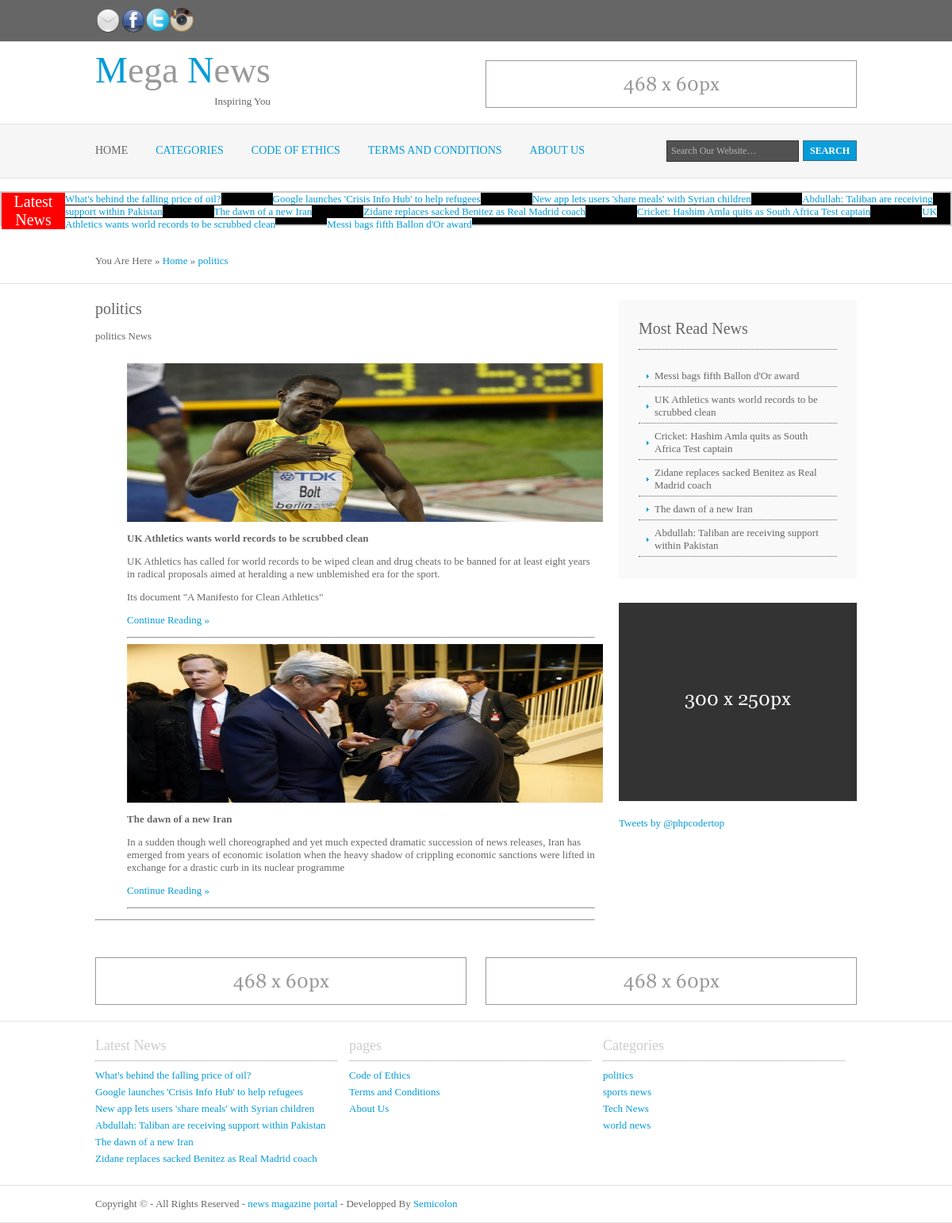
The app's page /home/category/1 with its own data.
### tables this page shows
CREATE TABLE IF NOT EXISTS `pages` (
`id` int(11) NOT NULL,
  `pagetitle` varchar(255) NOT NULL,
  `pagecontent` longtext NOT NULL
);

CREATE TABLE IF NOT EXISTS `news` (
`news_id` int(11) NOT NULL,
  `title` varchar(255) NOT NULL,
  `content` longtext NOT NULL,
  `user_id` int(11) NOT NULL,
  `cat_id` int(11) NOT NULL,
  `image` text NOT NULL,
  `youtube_video` text NOT NULL,
  `dateposted` timestamp NOT NULL DEFAULT CURRENT_TIMESTAMP,
  `visits` int(11) NOT NULL DEFAULT '0'
);

CREATE TABLE IF NOT EXISTS `category` (
`cat_id` int(11) NOT NULL,
  `title` varchar(255) NOT NULL,
  `description` varchar(255) NOT NULL
);

CREATE TABLE IF NOT EXISTS `details` (
  `fb` varchar(255) NOT NULL,
  `tw` varchar(255) NOT NULL,
  `ins` varchar(255) NOT NULL,
  `twitterbox` longtext NOT NULL
);

CREATE TABLE IF NOT EXISTS `settings` (
  `sitename` varchar(255) NOT NULL,
  `sitemail` varchar(255) NOT NULL,
  `description` longtext NOT NULL,
  `keywords` longtext NOT NULL,
  `copyright` text NOT NULL,
  `author` varchar(255) NOT NULL
);

### application/controllers/home.php (called while the page is built, shortened)
<?php
class Home extends CI_Controller {
	public function __construct(){
		$this->load->model('adminModel');
	}
	public function load_view($view,$data)
	{
		$this->load->view('site/header');
		$this->load->view($view,$data);
		$this->load->view('site/footer');
	}
    public function category($catid)
    {
        $this->load->library('pagination');
        $data['total_rows'] = $this->adminModel->numcat_news($catid);
        $config['per_page'] = 10;
        $page = $this->uri->segment(4);
        $data['cat'] = $this->adminModel->getcatwhere($catid);
        $data['mostreadnews'] = $this->adminModel->getmostreadnewsbylimit(6);
        $data['catnews'] = $this->adminModel->getcatnews($catid,$config['per_page'],$page);
        $this->load_view('site/category',$data);
    }
}

### index.php (called while the page is built, shortened)
<?php
require_once BASEPATH.'core/CodeIgniter.php';

### application/models/adminModel.php (called while the page is built, shortened)
<?php
class AdminModel extends CI_Model {
	public function getcat()
	{
		$query = $this->db->get('category');
		return $query->result();
	}
	public function getcatwhere($cat_id)
	{
		$this->db->where('cat_id', $cat_id);
		$query = $this->db->get('category');
		return $query->row();
	}
	public function getsettings()
	{
		$query = $this->db->get('settings');
		return $query->row();
	}
	public function getpages()
	{
		$query = $this->db->get('pages');
		return $query->result();
	}
	public function getnewsbylimit($limit)
	{
		$this->db->order_by('news_id', 'desc');
		$this->db->limit($limit);
		$query = $this->db->get('news');
		return $query->result();
	}
	public function getmostreadnewsbylimit($limit)
	{
		$this->db->order_by('visits', 'desc');
		$this->db->limit($limit);
		$query = $this->db->get('news');
		return $query->result();
	}
	public function getcatnews($cat_id,$limit,$page)
	{
		$this->db->where('cat_id', $cat_id);
		$this->db->limit($limit,$page);
		$query = $this->db->get('news');
		return $query->result();
	}
	public function numcat_news($catid)
	{
		$this->db->where('cat_id', $catid);
		$query = $this->db->get('news');
		return $query->num_rows();
	}
	public function getadds($id)
	{
		$this->db->where('id', $id);
		$query = $this->db->get('ads');
		return $query->row();
	}
	public function getdetails()
	{
		$query = $this->db->get('details');
		return $query->row();
	}
	public function cat_exist($catid)
	{
		$this->db->where('cat_id', $catid);
		$query = $this->db->get('category');
		return $query->num_rows();
	}
}
?>

### application/views/site/category.php (the view, shortened to what this page needs)
<div class="wrapper">
  <div id="breadcrumb">
    <ul>
      <li class="first">You Are Here</li>
      <li>&#187;</li>
      <li><a href="<?php echo base_url(); ?>">Home</a></li>
      <li>&#187;</li>
      <li><a href="<?php echo base_url(); ?>home/category/<?php echo $cat->cat_id; ?>"><?php echo $cat->title; ?></a></li>
    </ul>
  </div>
</div>
<div class="wrapper">
  <div class="container">
    <div class="content">
      <h1><?php echo $cat->title; ?></h1>
      <p><?php echo $cat->description; ?></p>
      <div class="content">
        <?php if($total_rows == 0): ?>
          <?php echo "There is no news in this category"; ?>
        <?php else: ?>
            <ul style="list-style-type: none;">
            <?php foreach($catnews as $row): ?>
              <li>
              <div class="item">
              <img width="600px" height="200px" src="<?php echo base_url().'assets/uploads/'.$row->image; ?>">
              <p>
                <strong><?php echo mb_substr($row->title,0,150); ?></strong>
                <p><?php echo mb_substr($row->content,0,300); ?></p>
              </p>
              <p class="readmore"><a href="<?php echo base_url(); ?>home/news/<?php echo $row->news_id;?>">Continue Reading » </a></p>
              </div>
              </li>
              <hr />
            <?php endforeach; ?>
            </ul>
        <?php endif; ?>
        <hr />
        <div class="navigation" style="padding: 10px; color:red;">
        </div>
      </div>
    </div>
    <div class="column">
      <div class="subnav">
        <h2>Most Read News</h2>
        <ul>
        <?php foreach($mostreadnews as $row): ?>
          <li><a href="<?php echo base_url(); ?>home/news/<?php echo $row->news_id; ?>"><?php echo $row->title;  ?></a></li>
        <?php endforeach; ?>
        </ul>
      </div>
      <div class="holder"><a href="#">
        <?php
          $code = $this->adminModel->getadds(2)->code;
          if($code == ""){
            echo '<img src="'.base_url().'assets/images/demo/300x250.gif" alt="" />';
          }else{
            echo $code;
          }
        ?>
      </a></div>
 <div class="tweets" >
<?php
$details = $this->adminModel->getdetails();
echo $details->twitterbox;
?>
      </div>
    <br class="clear" />
  </div>
</div>
 <br class="clear" />

### application/views/site/header.php (shortened to what this page needs)
<!DOCTYPE html >
<html xmlns="http://www.w3.org/1999/xhtml">
<head>
<link rel="stylesheet" href="<?php echo base_url(); ?>assets/layout/styles/layout.css" type="text/css" />
</head>
<body id="top">
<div class="wrapper col0">
  <div id="topline">
    <?php
      $details = $this->adminModel->getdetails();
      $settings = $this->adminModel->getsettings();
    ?>
    <p><a target="_blank" href="mailto:<?php echo $settings->sitemail; ?>"><img width="32px" height="32px" src="<?php echo base_url(); ?>assets/images/mail-icon.png" alt=""></a></p>
    <p><a target="_blank" href="<?php echo $details->fb; ?>"><img width="32px" height="32px" src="<?php echo base_url(); ?>assets/images/facebook-icon.png" alt=""></a></p>
    <p><a target="_blank" href="<?php echo $details->tw; ?>"><img width="30px" height="30px" src="<?php echo base_url(); ?>assets/images/social-twitter-button-blue-icon.png" alt=""></a></p>
    <p><a target="_blank" href="<?php echo $details->ins; ?>"><img width="30px" height="30px" src="<?php echo base_url(); ?>assets/images/Active-Instagram-4-icon.png" alt=""></a></p>
    <br class="clear" />
  </div>
</div>
<div class="wrapper">
  <div id="header">
    <div class="fl_left">
      <h1><a href="<?php echo base_url(); ?>"><strong>M</strong>ega <strong>N</strong>ews</a></h1>
      <p>Inspiring You </p>
    </div>
    <div class="fl_right" width="640px" height="60px"><a href="#">
        <?php
          $code = $this->adminModel->getadds(1)->code;
          if($code == ""){
            echo '<img src="'.base_url().'assets/images/demo/468x60.gif" alt="" />';
          }else{
            echo $code;
          }
        ?>
    </a></div>
    <br class="clear" />
  </div>
</div>
<div class="wrapper col2">
  <div id="topbar">
    <div id="topnav">
      <ul>
        <li class="active"><a href="<?php echo base_url(); ?>">Home</a></li>
        <li><a href="#">Categories</a>
            <?php $cats = $this->adminModel->getcat(); ?>
        </li>
        <?php $pages = $this->adminModel->getpages(); ?>
        <?php foreach($pages as $page): ?>
        <li><a href="<?php echo base_url().'home/page/'.$page->id; ?>"><?php echo $page->pagetitle; ?></a></li>
      <?php endforeach; ?>
      </ul>
    </div>
    <div id="search">
      <form action="<?php echo base_url(); ?>home/search/" method="post">
        <fieldset>
          <input type="text" name="search" value="Search Our Website&hellip;"  onfocus="this.value=(this.value=='Search Our Website&hellip;')? '' : this.value ;" />
          <input type="submit" name="go" id="go" value="Search" />
        </fieldset>
      </form>
    </div>
    <br class="clear" />
  </div>
</div>
<br class="clear" />
<div class="latestnews">
<?php
  $newsdata = $this->adminModel->getnewsbylimit(10);
?>
  <div class="top">
    <span>Latest News</span>
    <marquee width="890px" behavior="scroll" scrolldelay="50" >
    <?php foreach($newsdata as $row): ?>
     <?php  echo '<a href="'.base_url()."home/news/".$row->news_id.'">'.$row->title.'</a>'; ?>
    <?php endforeach; ?>
  </marquee>
  </div>
</div>
<br class="clear" />

### application/views/site/footer.php
<div class="wrapper">
  <div id="adblock">
    <div class="fl_left"><a href="#">
      <?php
          $code = $this->adminModel->getadds(1)->code;
          if($code == ""){
            echo '<img src="'.base_url().'assets/images/demo/468x60.gif" alt="" />';
          }else{
            echo $code;
          }
        ?>
    </a></div>
    <div class="fl_right"><a href="#">
      <?php
          $code = $this->adminModel->getadds(1)->code;
          if($code == ""){
            echo '<img src="'.base_url().'assets/images/demo/468x60.gif" alt="" />';
          }else{
            echo $code;
          }
        ?>
    </a></div>
    <br class="clear" />
  </div>
</div>
<div class="wrapper">
  <div id="footer">
    <div class="footbox">
      <h2>Latest News</h2>
      <ul>
      <?php
        $latestnews = $this->adminModel->getnewsbylimit(6);
        foreach($latestnews as $row):
      ?>
        <li><a href="<?php echo base_url().'home/news/'.$row->news_id; ?>"><?php echo mb_substr($row->title, 0,70); ?></a></li>
      <?php endforeach; ?>
      </ul>
    </div>
    <div class="footbox">
      <h2>pages</h2>
       <ul>
      <?php
        $pages = $this->adminModel->getpages();
        foreach($pages as $page):
      ?>
        <li><a href="<?php echo base_url().'home/page/'.$page->id; ?>"><?php echo $page->pagetitle; ?></a></li>
      <?php endforeach; ?>
      </ul>
    </div>
    <div class="footbox">
      <h2>Categories</h2>
      <ul>
            <?php $cats = $this->adminModel->getcat(); ?>
            <?php foreach($cats as $cat): ?>
            <li><a href="<?php echo base_url().'home/category/'.$cat->cat_id; ?>"><?php echo $cat->title; ?></a></li>
          <?php endforeach; ?>
          </ul>
    </div>
    <br class="clear" />
  </div>
</div>
<div class="wrapper col8">
  <div id="copyright">
    <?php
    $settings = $this->adminModel->getsettings();
    ?>
    <p class="fl_left">Copyright &copy; - All Rights Reserved - <a href="<?php echo base_url(); ?>"><?php echo $settings->sitename; ?></a> - Developped By <a target="_blank" href="https://www.facebook.com/yousseifweroquia" title="ahmed maher halima">Semicolon</a></p>
    <br class="clear" />
  </div>
</div>
</body>
</html>

### assets/layout/styles/layout.css (style rules this page uses)
html { overflow-y:scroll; }
body { margin:0; padding:0; font-size:13px; font-family:Georgia, "Times New Roman", Times, serif; color:#666666; background-color:#FFFFFF; }
a { outline:none; text-decoration:none; color:#059BD8; background-color:#FFFFFF; }
.fl_left, .imgl { float:left; }
.fl_right, .imgr { float:right; }
img { display:block; margin:0; padding:0; border:none; }
div.wrapper { display:block; width:100%; margin:0; text-align:left; border-bottom:1px solid #E3E3E3; }
div.wrapper h1, div.wrapper h2, div.wrapper h3, div.wrapper h4, div.wrapper h5, div.wrapper h6 { margin:0 0 15px 0; padding:0; font-size:20px; font-weight:normal; line-height:normal; }
.col0, .col0 a { color:#FFFFFF; background-color:#666666; }
.col2 { color:#FFFFFF; background-color:#F6F6F6; }
#header, #topline, #topbar, #breadcrumb, .container, #hpage_cats, #adblock, #socialise, #footer, #copyright { display:block; position:relative; width:960px; margin:0 auto; }
#topline { padding:10px 0; }
#topline p { float:left; margin:0; padding:0; }
#header { padding:2px 0 20px 0; }
#header .fl_left { display:block; float:left; margin-top:7px; overflow:hidden; }
#header .fl_right { display:block; float:right; width:468px; height:60px; margin-top:21px; overflow:hidden; }
#header h1, #header p, #header ul { margin:0; padding:0; list-style:none; line-height:normal; }
#header h1 a { font-size:46px; color:#999999; background-color:#FFFFFF; }
#header h1 strong { font-weight:normal; color:#059BD8; background-color:#FFFFFF; }
#header .fl_left p { text-align:right; margin-top:5px; }
#topbar { padding:20px 0; z-index:1000; }
#topbar #search { display:block; float:right; margin:0; padding:0; overflow:hidden; }
#breadcrumb { padding:20px 0; }
#breadcrumb ul { margin:0; padding:0; list-style:none; }
#breadcrumb ul li { display:inline; }
.container { padding:20px 0; }
.content { display:block; float:left; width:630px; }
.column { display:block; float:right; width:300px; }
.column .holder, .column #featured { display:block; width:300px; margin-bottom:20px; }
#adblock { padding:20px 0; }
#footer { padding:20px 0; }
#footer h2, #footer p, #footer ul, #footer a { margin:0; padding:0; font-weight:normal; list-style:none; line-height:normal; }
#footer h2 { color:#CCCCCC; background-color:#FFFFFF; font-size:18px; font-weight:normal; margin-bottom:10px; padding-bottom:8px; border-bottom:1px dotted #999999; }
#footer li { margin-bottom:5px; }
#footer .footbox { display:block; float:left; width:305px; margin:0 15px 0 0; padding:0; }
div.col8 { border:none; }
#copyright { padding:15px 0; }
#copyright p { margin:0; padding:0; }

### assets/layout/styles/navi.css (style rules this page uses)
#topnav { display:block; float:left; width:700px; margin:5px 0 0 0; padding:0; list-style:none; }
#topnav ul, #topnav li { float:left; list-style:none; margin:0; padding:0; }
#topnav li a:link, #topnav li a:visited, #topnav li a:hover { display:block; margin:0 35px 0 0; padding:0; font-size:14px; text-transform:uppercase; color:#059BD8; background-color:#F6F6F6; }
#topnav li a:hover, #topnav ul li.active a { color:#666666; background-color:#F6F6F6; }
.column .subnav { display:block; width:250px; padding:25px; background-color:#F9F9F9; margin-bottom:30px; }
.column .subnav h2 { margin:0 0 20px 0; padding:0 0 14px 0; font-size:20px; font-weight:normal; font-family:Georgia, "Times New Roman", Times, serif; color:#666666; background-color:#F9F9F9; line-height:normal; border-bottom:1px dotted #666666; }
.column .subnav ul { margin:0; padding:0; list-style:none; }
.column .subnav li { margin:0 0 3px 0; padding:0; }
.column .subnav a { display:block; margin:0; padding:5px 10px 5px 20px; color:#666666; background:url("images/blue_file.gif") no-repeat 10px center #F9F9F9; text-decoration:none; border-bottom:1px dotted #666666; }

### assets/layout/styles/forms.css (style rules this page uses)
form, fieldset, legend { margin:0; padding:0; border:none; }
input, textarea, select { font-size:12px; font-family:Georgia, "Times New Roman", Times, serif; }
#topbar input { display:block; float:left; width:155px; margin:0 5px 0 0; padding:5px; color:#B6B6B6; background-color:#525252; border:1px solid #343434; font-size:12px; }
#topbar input#go { width:68px; height:26px; margin:0; padding:4px 0; text-transform:uppercase; color:#FFFFFF; background-color:#059BD8; border-color:#396B86; cursor:pointer; font-weight:bold; }

### application/views/site/header.php (style rules this page uses)
.top { color: #fff; background: #000; height: 40px; border:2px solid #ccc; }
.top span { background-color: red; color: #fff; display: block; width: 80px; font-size: 20px; float: left; text-align: center; z-index: -1000; }

### records on screen
pages: pagetitle "CODE OF ETHICS", pagetitle "Code of Ethics"
pages: pagetitle "TERMS AND CONDITIONS", pagetitle "Terms and Conditions"
pages: pagetitle "ABOUT US", pagetitle "About Us"
news: title "What's behind the falling price of oil?"
news: title "Google launches 'Crisis Info Hub' to help refugees"
news: title "New app lets users 'share meals' with Syrian children"
news: title "Abdullah: Taliban are receiving support within Pakistan"
news: title "The dawn of a new Iran", image (picture), content "In a sudden though well choreographed and yet much expected dramatic succession of news releases, Iran has emerged from years of economic isolation when the heavy shadow of crippling economic sanctions were lifted in exchange for a drastic curb in its nuclear programme"
news: title "Zidane replaces sacked Benitez as Real Madrid coach"
news: title "Cricket: Hashim Amla quits as South Africa Test captain"
news: title "UK Athletics wants world records to be scrubbed clean", image (picture), content "UK Athletics has called for world records to be wiped clean and drug cheats to be banned for at least eight years in radical proposals aimed at heralding a new unblemished era for the sport. Its document \"A Manifesto for Clean Athletics\""
news: title "Messi bags fifth Ballon d'Or award"
category: title "politics", description "politics News"
details: twitterbox "Tweets by @phpcodertop"
category: title "sports news"
category: title "Tech News"
category: title "world news"
settings: sitename "news magazine portal"
